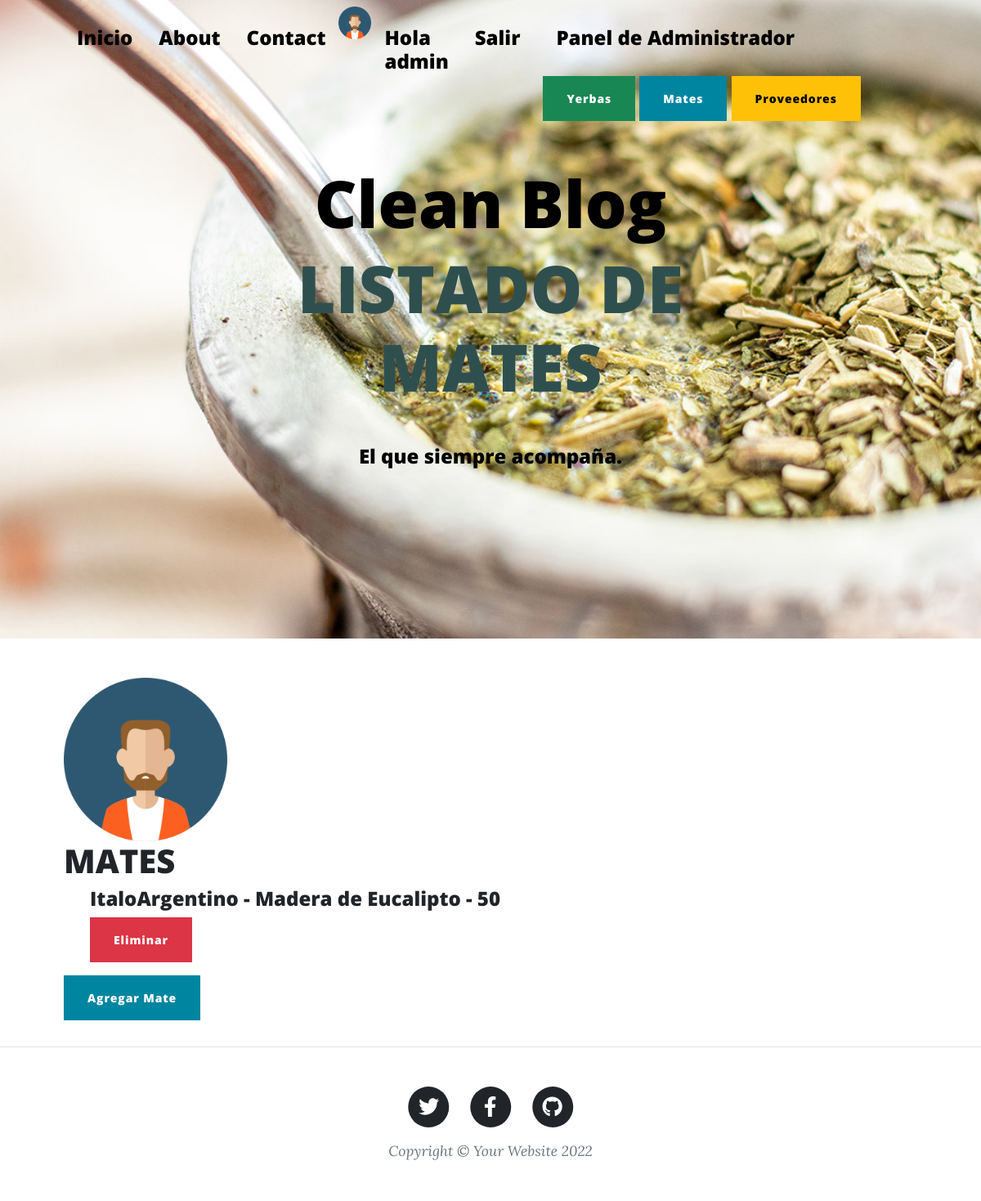
The app's page /leermates/ (signed in) with its own data.
### AppPrueba/models.py (models this page shows, shortened)
class mate(models.Model):
    nombre=models.CharField(max_length=50)
    tipo=models.CharField(max_length=50)
    cantidad_x_caja=models.IntegerField()

### AppPrueba/views.py (the view)
# urls.py: path('leermates/', leermates, name = 'leermates'),
@login_required
def leermates(request):
    mats=mate.objects.all()
    return render(request, 'AppPrueba/leermates.html', {'mats':mats, 'avatar':obtenerAvatar(request)})

### AppPrueba/views.py (called while the page is built)
def obtenerAvatar(request):
    lista=Avatar.objects.filter(user=request.user)
    if len(lista)!=0:
        imagen=lista[0].imagen.url
    else:
        imagen="/media/avatares/avatarpordefecto.png"
    return imagen

### AppPrueba/templates/AppPrueba/leermates.html (shortened to what this page needs)
{% extends 'AppPrueba/index-leermates.html' %}
{% load static %}
{% block titulo %}
<h1 class="mb-5" style="color:darkslategrey">LISTADO DE MATES</h1>
{% endblock %}

### AppPrueba/templates/AppPrueba/index-leermates.html (shortened to what this page needs)
<!DOCTYPE html>
<html lang="en">
    <head>
        {% load static %}
        <link href='{% static "AppPrueba/css/styles.css" %}' rel="stylesheet" />
    </head>
    <body>
        <nav class="navbar navbar-expand-lg navbar-light" id="mainNav">
            <div class="container px-4 px-lg-5">
                <div class="collapse navbar-collapse" id="navbarResponsive">
                    <ul class="navbar-nav ms-auto py-4 py-lg-0">
                        <li class="nav-item"><h4><a style="color:black" class="nav-link px-lg-3 py-3 py-lg-4" href="{% url 'inicio' %}">Inicio</a></h4></li>
                        <li class="nav-item"><h4><a style="color:black" class="nav-link px-lg-3 py-3 py-lg-4" href="about.html">About</a></h4></li>
                        <li class="nav-item"><h4><a style="color:black" class="nav-link px-lg-3 py-3 py-lg-4" href="contact.html">Contact</a></h4></li>
                        {% if user.is_authenticated %}
                        <img height="40px" src="{{ avatar }}" alt="">
                        <li class="nav-item"><h4><a style="color:black" class="nav-link px-lg-3 py-3 py-lg-4">Hola {{ user.username }}</a></h4></li>
                        <li class="nav-item"><h4><a style="color:black" class="nav-link px-lg-3 py-3 py-lg-4" href="{% url 'logout' %}">Salir</a></h4></li>
                        {% else %}
                        <li class="nav-item"><h4><a style="color:black" class="nav-link px-lg-3 py-3 py-lg-4" href="{% url 'login' %}">Entrar</a></h4></li>
                        <li class="nav-item"><h4><a style="color:black" class="nav-link px-lg-3 py-3 py-lg-4" href="{% url 'register' %}">Registrarse</a></h4></li>
                        {% endif %}
                        {% if user.is_staff %}
                        <div class="container">
                                <li class="nav-item"><h4><a style="color:black" class="nav-link px-lg-3 py-3 py-lg-4">Panel de Administrador</a></h4></li>
                                <a class="btn btn-success" href="{% url 'leeryerbas' %}">Yerbas</a>
                                <a class="btn btn-primary" href="{% url 'leermates' %}">Mates</a>
                                <a class="btn btn-warning" href="{% url 'leerproveedores' %}">Proveedores</a>
                            </div>
                        {% endif %}
                    </ul>
                </div>
            </div>
        </nav>
        <header class="masthead" style="background-image: url('{% static 'AppPrueba/assets/img/Matienzo.jpg' %}')">
            <div class="container position-relative px-4 px-lg-5">
                <div class="row gx-4 gx-lg-5 justify-content-center">
                    <div class="col-md-10 col-lg-8 col-xl-7">
                        <div class="site-heading">
                            <h1 style="color:black">Clean Blog</h1>
                            {% block titulo %}
                            {% endblock %}
                            <span style="color:black" class="subheading"><h4>El que siempre acompaña.</h4></span>
                        </div>
                    </div>
                </div>
            </div>
        </header>
        <div class="container px-4 px-lg-5">
            <div class="row gx-4 gx-lg-5 justify-content-flex-start">
                <div class="col-md-10 col-lg-8 col-xl-7">
                    {% if user.is_staff %}
                    <img height="200px" src="{{ avatar }}" alt="">
                    <h1>MATES</h1>
                        {% if mats %}
                        <ul>
                            {% for i in mats %}
                            <h4>{{i.nombre}} - {{i.tipo}} - {{i.cantidad_x_caja}}</h4>
                            <a class="btn btn-danger" href="{% url 'eliminarMate' i.id %}">Eliminar</a>
                                <br>
                            {% endfor %}
                        </ul>
                        {% else %}
                        <p>NO SE ENCONTRARON MATES</p>
                        {% endif %}
                        <a class="btn btn-primary" href="{% url 'mates' %}">Agregar Mate</a>
                    {% else %}
                    <h4>PANEL DE ADMINISTRADOR. ACCESO DENEGADO</h4>
                    {% endif %}
                    </div>
                </div>
            </div>
        <footer class="border-top">
            <div class="container px-4 px-lg-5">
                <div class="row gx-4 gx-lg-5 justify-content-center">
                    <div class="col-md-10 col-lg-8 col-xl-7">
                        <ul class="list-inline text-center">
                            <li class="list-inline-item">
                                <a href="#!">
                                    <span class="fa-stack fa-lg">
                                        <i class="fas fa-circle fa-stack-2x"></i>
                                        <i class="fab fa-twitter fa-stack-1x fa-inverse"></i>
                                    </span>
                                </a>
                            </li>
                            <li class="list-inline-item">
                                <a href="#!">
                                    <span class="fa-stack fa-lg">
                                        <i class="fas fa-circle fa-stack-2x"></i>
                                        <i class="fab fa-facebook-f fa-stack-1x fa-inverse"></i>
                                    </span>
                                </a>
                            </li>
                            <li class="list-inline-item">
                                <a href="#!">
                                    <span class="fa-stack fa-lg">
                                        <i class="fas fa-circle fa-stack-2x"></i>
                                        <i class="fab fa-github fa-stack-1x fa-inverse"></i>
                                    </span>
                                </a>
                            </li>
                        </ul>
                        <div class="small text-center text-muted fst-italic">Copyright &copy; Your Website 2022</div>
                    </div>
                </div>
            </div>
        </footer>
    </body>
</html>

### records on screen
mate: nombre "ItaloArgentino", tipo "Madera de Eucalipto", cantidad_x_caja "50"

### other values on screen
{{ user.username }} "admin"
